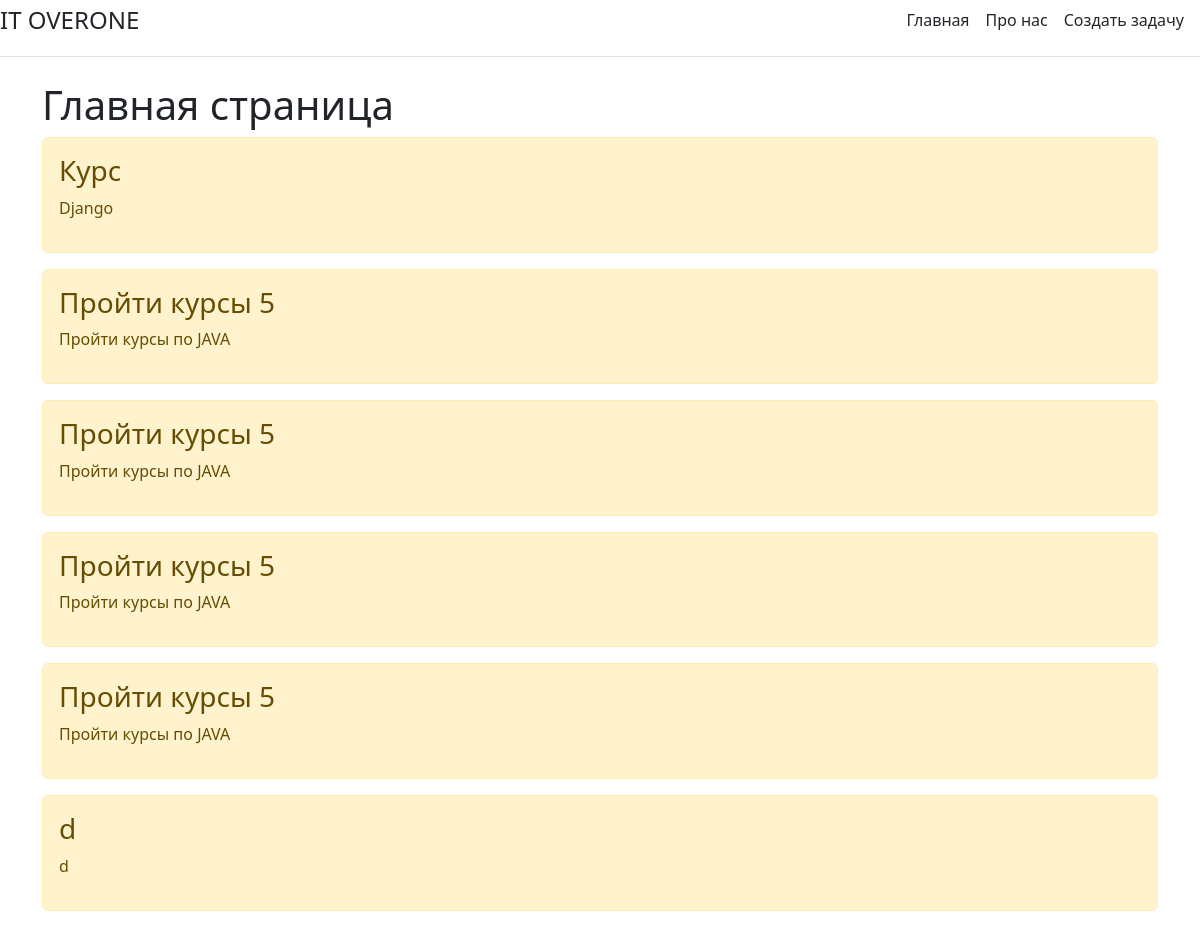
The page / on the database its author committed.
### main/models.py (models this page shows, shortened)
class Task(models.Model):
    objects = None
    title = models.CharField("Название", max_length=50)
    task = models.TextField("Описание")
    class Meta:
        verbose_name="Задача"
        verbose_name_plural="Задачи"

### main/views.py (the view)
def index(request):
    tasks = Task.objects.order_by('id')
    return render(request, 'main/index.html', {'title': 'Главная страница сайта', 'tasks': tasks})

### main/templates/main/index.html (shortened to what this page needs)
{% extends 'main/base.html' %}
{% block content %}
<h1>Главная страница</h1>
    {% if tasks %}
    {% for el in tasks %}
    <div class="alert alert-warning mt-2">
        <h3>{{ el.title }}</h3>
        <p>{{ el.task }}</p>
    </div>
    {% endfor %}
    {% else %}
    <p>У нас нету записей</p>
    {% endif %}
{% endblock%}

### main/templates/main/base.html (shortened to what this page needs)
<!DOCTYPE html>
<html lang="ru">
<head>
    <link rel="stylesheet" href="https://cdn.jsdelivr.net/npm/bootstrap@5.2.3/dist/css/bootstrap.min.css">
</head>
<body>
<div class="d-flex flex-column flex-md-row align-items-center pb-3 mb-4 border-bottom">
        <a href="/" class="d-flex align-items-center text-dark text-decoration-none">
        <span class="fs-4">IT OVERONE </span>
        </a>
        <nav class="d-inline-flex mt-2 mt-md-0 ms-md-auto">
            <a class="me-3 py-2 text-dark text-decoration-none" href="{% url 'home' %}">Главная</a>
            <a class="me-3 py-2 text-dark text-decoration-none" href="{% url 'about' %}">Про нас</a>
            <a class="me-3 py-2 text-dark text-decoration-none" href="{% url 'create' %}">Создать задачу</a>
        </nav>
    </div>
    <div class="container">
        {% block content %}{% endblock %}
    </div>
</body>
</html>

### rows shown on the page
Task: title "Курс", task "Django"
Task: title "Пройти курсы 5", task "Пройти курсы по JAVA"
Task: title "Пройти курсы 5", task "Пройти курсы по JAVA"
Task: title "Пройти курсы 5", task "Пройти курсы по JAVA"
Task: title "Пройти курсы 5", task "Пройти курсы по JAVA"
Task: title "d", task "d"
